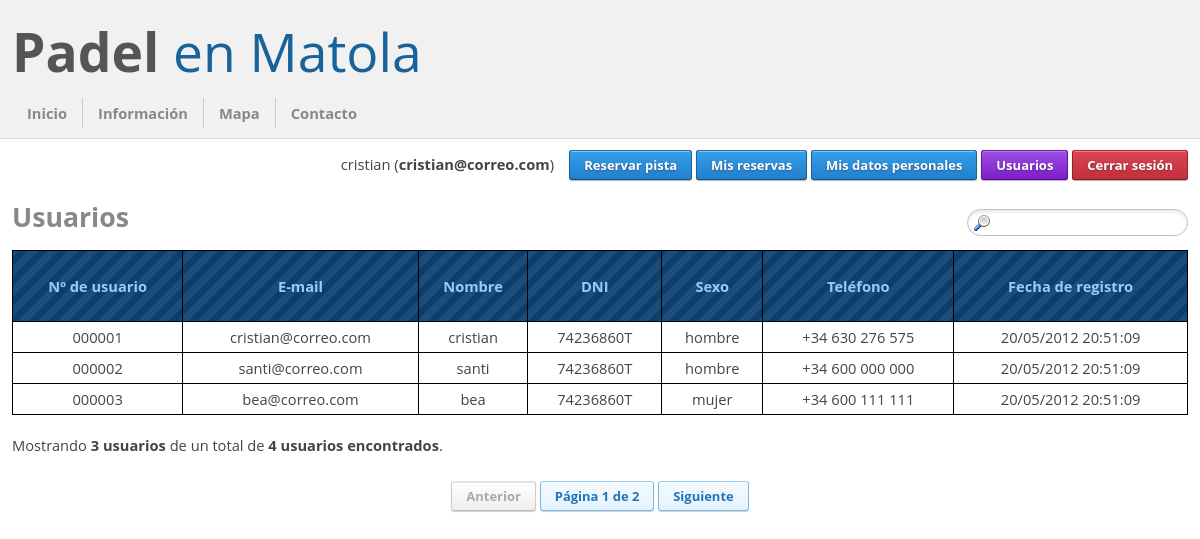
/Padel/usuarios.php (signed in), run on the app's committed database.
### tables this page shows
create table usuarios
(
    id int not null auto_increment,
    email varchar(255) not null,
    nombre text not null,
    contrasena varchar(40) not null,
    dni text not null,
    sexo enum ('hombre', 'mujer') not null,
    direccion text not null,
    telefono text not null,
    admin int not null default 0,
    fecha_registro datetime not null,
    primary key (id),
    unique (email)
);

### Padel/minilibreria.php (called while the page is built, shortened)
<?php
    require_once 'constantes.php';
    require_once 'BD.php';
    require_once 'ENUsuario.php';
    function getUsuario()
    {
        $usuario = null;
        if (!isset($_SESSION["usuario"]))
        {
            if (isset($_COOKIE["email"]) && isset($_COOKIE["contrasena"]))
            {
                $usuario2 = ENUsuario::obtenerPorEmail($_COOKIE["email"]);
                if ($usuario2 != null)
                {
                    if ($usuario2->getContrasena() == $_COOKIE["contrasena"])
                    {
                        $_SESSION["usuario"] = serialize($usuario2);
                        $usuario = $usuario2;
                    }
                }
            }
        }
        else
        {
            $usuario = unserialize($_SESSION["usuario"]);
        }
        return $usuario;
    }
    function getGet($key)
    {
        return (is_string($key) && isset($_GET[$key])) ? $_GET[$key] : "";
    }
    function filtrarCadena($cadena)
    {
        return "";
    }
    function rellenar($cadena,$caracter,$digitos)
    {
        while (strlen($cadena)<$digitos)
        {
            $cadena = "$caracter$cadena";
        }
        return $cadena;
    }
    function ellipsis($string, $length, $end = '...')
    {
        return (strlen($string) > $length) ? (substr($string, 0, $length - strlen($end)) . $end) : $string;
    }
?>

### Padel/ENUsuario.php (called while the page is built, shortened)
<?php
require_once 'minilibreria.php';
class ENUsuario
{
    private $id;
    private $nombre;
     private $email;
     private $sexo;
     private $telefono;
     private $dni;
     private $admin;
     private $fecha_registro;
     public function getId()
     {
         return $this->id;
     }
     public function getNombre()
     {
         return $this->nombre;
     }
     public function getEmail()
     {
         return $this->email;
     }
     public function getSexo()
     {
         return $this->sexo;
     }
     public function getTelefono()
     {
         return $this->telefono;
     }
     public function getDni()
     {
         return $this->dni;
     }
     public function getAdmin()
     {
         return $this->admin;
     }
     public function getFechaRegistro()
     {
         return $this->fecha_registro;
     }
    public function  __construct()
    {
        $this->id = 0;
        $this->nombre = "";
        $this->email = "";
        $this->sexo = null;
        $this->telefono = "";
        $this->dni = "";
        $this->admin = false;
        $this->fecha_registro = new DateTime();
    }
    private static function obtenerDatos($fila)
    {
        $usuario = new ENUsuario;
        $usuario->id = $fila[0];
        $usuario->email = $fila[1];
        $usuario->nombre = utf8_encode($fila[2]);
        $usuario->contrasena = $fila[3];
        $usuario->dni = utf8_encode($fila[4]);
        $usuario->sexo = $fila[5];
        $usuario->direccion = utf8_encode($fila[6]);
        $usuario->telefono = utf8_encode($fila[7]);
        $usuario->admin = ($fila[8] == "0" || $fila == 0) ? false : true;
        $usuario->fecha_registro = new DateTime($fila[9]);
        return $usuario;
    }
    public static function obtenerTodos($pagina, $cantidad, $filtro)
    {
        $filtro = filtrarCadena(utf8_decode($filtro));
        $listaUsuarios = NULL;
        try
        {
            $sentencia = "select * from usuarios order by id";
            if (is_numeric($pagina) && is_numeric($cantidad))
                $sentencia = $sentencia." limit ".($pagina * $cantidad).", ".$cantidad;
            $resultado = mysql_query($sentencia, BD::conectar());
            if ($resultado)
            {
                $listaUsuarios = array();
                $contador = 0;
                while ($fila = mysql_fetch_array($resultado))
                {
                    $usuario = self::obtenerDatos($fila);
                    if ($usuario != NULL)
                    {
                        $listaUsuarios[$contador++] = $usuario;
                    }
                    else
                    {
                        echo "ENUsuario::obtenerTodos() Usuario nulo nº $contador";
                    }
                }
            }
            else
            {
                echo "ENUsuario::obtenerTodos()".mysql_error();
            }
        }
        catch (Exception $e)
        {
            $listaUsuarios = NULL;
            echo "ENUsuario::obtenerTodos()".$e->getMessage();
        }
        return $listaUsuarios;
    }
    public static function contar($filtro = "")
    {
        $cantidad = null;
        $filtro = filtrarCadena($filtro);
        try
        {
            $conexion = BD::conectar();
            $sentencia = "select count(id) from usuarios";
            $resultado = mysql_query($sentencia, $conexion);
            if ($resultado)
            {
                $fila = mysql_fetch_array($resultado);
                if ($fila)
                {
                    $cantidad = $fila[0];
                }
            }
            else
            {
                echo "ENUsuario::contar() ".mysql_error();
            }
        }
        catch (Exception $e)
        {
            echo "ENUsuario::contar() ".$e->getMessage();
        }
        return $cantidad;
    }
}
?>

### Padel/BD.php (called while the page is built, shortened)
<?php
class BD
{
    private static $ip;
    private static $usuario;
    private static $contrasena;
    public static function espeficarDatos($ip, $usuario, $contrasena, $nombreBd)
    {
        self::$ip = $ip;
        self::$usuario = $usuario;
        self::$contrasena = $contrasena;
    }
    public static function conectar()
    {
        if (!($conexion=mysql_connect(self::$ip,self::$usuario,self::$contrasena)))
        {
            echo "BD::conectar No se pudo conectar al servidor de la base de datos.";
            $conexion = NULL;
            exit();
        }
        return $conexion;
    }
    public static function desconectar($conexion = NULL)
    {
        if ($conexion != NULL)
            return mysql_close($conexion);
        else
            return mysql_close();
    }
}
?>

### Padel/constantes.php (called while the page is built, shortened)
<?php
$RELLENO = 6;
$CANTIDAD_USUARIOS = 3;
?>

### Padel/usuarios.php (the view, shortened to what this page needs)
<?php
include_once "base.php";
$filtro = filtrarCadena(getGet("filtro"));
$pagina = intval(getGet("pagina"));
$cuenta = ENUsuario::contar($filtro);
$pagina = $pagina <= 1 ? 1 : $pagina;
$maxpagina = ceil($cuenta / $CANTIDAD_USUARIOS);
$pagina = $pagina > $maxpagina ? $maxpagina : $pagina;
$usuarios = ENUsuario::obtenerTodos($pagina > 1 ? $pagina - 1 : 0, $CANTIDAD_USUARIOS, $filtro);
baseSuperior("Usuarios");
?>
        <div id="usuarios">
            <div id="busqueda">
                <form action="usuarios.php" method="get">
                    <div><input type="text" name="filtro" value="<?php echo $filtro; ?>" class="searchinput" title="Búsqueda de usuarios" /></div>
                </form>
            </div>
            <h3><span>Usuarios</span></h3>
            <table>
                <tr class="filacabecera">
                    <td class="cabecera">Nº de usuario</td>
                    <td class="cabecera">E-mail</td>
                    <td class="cabecera">Nombre</td>
                    <td class="cabecera">DNI</td>
                    <td class="cabecera">Sexo</td>
                    <td class="cabecera">Teléfono</td>
                    <td class="cabecera">Fecha de registro</td>
                </tr>
<?php
foreach ($usuarios as $u)
{
    $clase = "linea";
    echo "<tr class=\"$clase\" onclick=\"window.location = 'usuario.php?id=".$u->getId()."';\">\n";
    echo "<td>".rellenar($u->getId(), '0', $RELLENO)."</td>\n";
    echo "<td>".ellipsis($u->getEmail(), 30)."</td>\n";
    echo "<td>".ellipsis($u->getNombre(), 30)."</td>\n";
    echo "<td>".ellipsis($u->getDNI(), 30)."</td>\n";
    echo "<td>".$u->getSexo()."</td>\n";
    echo "<td>".ellipsis($u->getTelefono(), 30)."</td>\n";
    echo "<td>".$u->getFechaRegistro()->format('d/m/Y H:i:s')."</td>\n";
    echo "</tr>\n";
}
?>
            </table>
            <div><br />Mostrando <strong><?php echo count($usuarios); ?> usuarios</strong> de un total de <strong><?php echo $cuenta; ?> usuarios encontrados</strong>.</div>
            <div id="paginacion">
            <?php
                $parametros = $filtro != "" ? "?filtro=$filtro&" : "?";
                if ($pagina > 1)
                    echo "<a href=\"usuarios.php$parametros"."pagina=".($pagina - 1)."\" class=\"freshbutton-lightblue\">Anterior</a>\n";
                else
                    echo "<a href=\"\" class=\"freshbutton-lightdisabled\">Anterior</a>\n";
                echo "<a href=\"\" class=\"freshbutton-lightblue\">Página $pagina de $maxpagina</a>\n";
                if ($pagina < $maxpagina)
                    echo "<a href=\"usuarios.php$parametros"."pagina=".($pagina + 1)."\" class=\"freshbutton-lightblue\">Siguiente</a>\n";
                else
                    echo "<a href=\"\" class=\"freshbutton-lightdisabled\">Siguiente</a>\n";
            ?></div>
        </div>
<?php
baseInferior();
?>

### Padel/base.php (shortened to what this page needs)
<?php
require_once("minilibreria.php");
function baseSuperior($titulo, $mostrarmenu = true)
{
?><!DOCTYPE html PUBLIC "-//W3C//DTD XHTML 1.0 Strict//EN" "http://www.w3.org/TR/xhtml1/DTD/xhtml1-strict.dtd">
<html xmlns="http://www.w3.org/1999/xhtml" xml:lang="es" lang="es">
    <head>
        <link type="text/css" rel="stylesheet" href="css/freshbutton.css" media="screen" />
        <link type="text/css" rel="stylesheet" href="css/cupertino/jquery-ui-1.8.20.custom.css" media="screen" />
    </head>
    <body>
        <div id="contenedor">
            <div id="cabecera">
                <div id="titulo">
                    <h1><a href="index.php">Padel <span class="otrocolor">en Matola</span></a></h1>
                </div>
                <div id="navegacion">
                    <a href="index.php">Inicio</a><a href="informacion.php">Información</a><a href="mapa.php">Mapa</a><a href="contacto.php" class="ultimo">Contacto</a>
                </div>
            </div>
            <div id="contenido">
                <div id="menu" <?php if (!$mostrarmenu) echo "style=\"display: none;\""; ?> >
<?php
$usuario = getUsuario();
if ($usuario != null)
{
?>
                    <span><?php echo $usuario->getNombre(); ?> (<strong><?php echo $usuario->getEmail(); ?></strong>)&nbsp;&nbsp;&nbsp;</span>
                    <a href="reservar.php" class="freshbutton-blue">Reservar pista</a>
                    <a href="reservas.php" class="freshbutton-blue">Mis reservas</a>
                    <a href="usuario.php" class="freshbutton-blue">Mis datos personales</a>
<?php
if ($usuario->getAdmin())
{
?>
                    <a href="usuarios.php" class="freshbutton-purple">Usuarios</a>
<?php
}
?>
                    <a href="cerrarsesion.php" class="freshbutton-red">Cerrar sesión</a>
<?php
}
else
{
?>
                    <a href="iniciarsesion.php" class="freshbutton-blue">Iniciar sesión</a> o <a href="registrarse.php">registrarse</a> para reservar pista
<?php
}
?>
                </div>
                <div id="cuerpo">
<?php
}
function baseInferior()
{
?>
                </div>
            </div>
            <div id="pie"></div>
        </div>
    </body>
</html>
<?php
}
?>

### data on the page
usuarios: nombre "cristian", email "cristian@correo.com", id "000001", dni "74236860T", sexo "hombre", telefono "+34 630 276 575", fecha_registro "20/05/2012 20:51:09"
usuarios: id "000002", email "santi@correo.com", nombre "santi", dni "74236860T", sexo "hombre", telefono "+34 600 000 000", fecha_registro "20/05/2012 20:51:09"
usuarios: id "000003", email "bea@correo.com", nombre "bea", dni "74236860T", sexo "mujer", telefono "+34 600 111 111", fecha_registro "20/05/2012 20:51:09"

### other printed values
count($usuarios) "3"
$cuenta "4"
$pagina "1"
$maxpagina "2"
